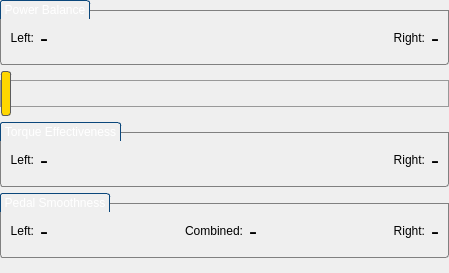
<?xml version="1.0" encoding="UTF-8"?>
<ui version="4.0">
 <class>BalanceWidget</class>
 <widget class="QWidget" name="BalanceWidget">
  <property name="geometry">
   <rect>
    <x>0</x>
    <y>0</y>
    <width>449</width>
    <height>273</height>
   </rect>
  </property>
  <property name="windowTitle">
   <string>Form</string>
  </property>
  <property name="styleSheet">
   <string notr="true"> QSlider::groove:horizontal {
     border: 1px solid #999999;
     height: 25px; /* the groove expands to the size of the slider by default. by giving it a height, it has a fixed size */
	 /* background: qlineargradient(x1:0, y1:0, x2:1, y2:0, stop:0.0 white, stop:0.20 white, stop:0.21 pink, stop:0.39 pink, stop:0.40 white, stop:1.0 white); */
     margin: 2px 0;
 }

 QSlider::handle:horizontal {
     background: gold;
     border: 1px solid #5c5c5c;
     width: 8px;
     margin: -10px 0; /* handle is placed by default on the contents rect of the groove. Expand outside the groove */
     border-radius: 3px;
 }

QGroupBox
{
    background-color:transparent;
    border-bottom-left-radius: 3px;
    border-bottom-right-radius: 3px;
    border: 1px solid #acacac;
	border-color: gray;
	margin-top: 10px;
    
}

QGroupBox::title
{
    subcontrol-origin: margin;	
    border-top-left-radius: 3px;
    border-top-right-radius: 3px;
    border: 1px solid #0b477b;
    border-bottom: none;
    background-color: qlineargradient(x1: 0, y1: 0, x2: 0, y2: 1,
        stop: 0 #005192, stop: 1 #002f60);
    padding: 2 2px;
    color: white;   
}</string>
  </property>
  <layout class="QVBoxLayout" name="verticalLayout">
   <property name="leftMargin">
    <number>0</number>
   </property>
   <property name="topMargin">
    <number>0</number>
   </property>
   <property name="rightMargin">
    <number>0</number>
   </property>
   <property name="bottomMargin">
    <number>0</number>
   </property>
   <item>
    <widget class="QFrame" name="frame">
     <property name="frameShape">
      <enum>QFrame::NoFrame</enum>
     </property>
     <property name="frameShadow">
      <enum>QFrame::Raised</enum>
     </property>
     <layout class="QGridLayout" name="gridLayout">
      <property name="leftMargin">
       <number>0</number>
      </property>
      <property name="topMargin">
       <number>0</number>
      </property>
      <property name="rightMargin">
       <number>0</number>
      </property>
      <property name="bottomMargin">
       <number>0</number>
      </property>
      <item row="4" column="0">
       <spacer name="verticalSpacer_2">
        <property name="orientation">
         <enum>Qt::Vertical</enum>
        </property>
        <property name="sizeHint" stdset="0">
         <size>
          <width>20</width>
          <height>40</height>
         </size>
        </property>
       </spacer>
      </item>
      <item row="1" column="0">
       <widget class="QSlider" name="horizontalSlider">
        <property name="sizePolicy">
         <sizepolicy hsizetype="Expanding" vsizetype="Minimum">
          <horstretch>0</horstretch>
          <verstretch>0</verstretch>
         </sizepolicy>
        </property>
        <property name="minimumSize">
         <size>
          <width>0</width>
          <height>45</height>
         </size>
        </property>
        <property name="maximum">
         <number>100</number>
        </property>
        <property name="value">
         <number>0</number>
        </property>
        <property name="tracking">
         <bool>false</bool>
        </property>
        <property name="orientation">
         <enum>Qt::Horizontal</enum>
        </property>
        <property name="invertedAppearance">
         <bool>false</bool>
        </property>
       </widget>
      </item>
      <item row="3" column="0">
       <widget class="QGroupBox" name="groupBox_2">
        <property name="minimumSize">
         <size>
          <width>0</width>
          <height>65</height>
         </size>
        </property>
        <property name="title">
         <string>Pedal Smoothness</string>
        </property>
        <layout class="QHBoxLayout" name="horizontalLayout_5">
         <item>
          <widget class="QLabel" name="label_unitLeftSmooth">
           <property name="minimumSize">
            <size>
             <width>0</width>
             <height>35</height>
            </size>
           </property>
           <property name="text">
            <string>Left:</string>
           </property>
           <property name="alignment">
            <set>Qt::AlignRight|Qt::AlignTrailing|Qt::AlignVCenter</set>
           </property>
          </widget>
         </item>
         <item>
          <widget class="QLabel" name="label_leftSmoothness">
           <property name="font">
            <font>
             <pointsize>18</pointsize>
            </font>
           </property>
           <property name="text">
            <string>-</string>
           </property>
           <property name="alignment">
            <set>Qt::AlignCenter</set>
           </property>
          </widget>
         </item>
         <item>
          <spacer name="horizontalSpacer_7">
           <property name="orientation">
            <enum>Qt::Horizontal</enum>
           </property>
           <property name="sizeHint" stdset="0">
            <size>
             <width>40</width>
             <height>20</height>
            </size>
           </property>
          </spacer>
         </item>
         <item>
          <widget class="QLabel" name="label_unitCombinedSmooth">
           <property name="minimumSize">
            <size>
             <width>0</width>
             <height>35</height>
            </size>
           </property>
           <property name="text">
            <string>Combined:</string>
           </property>
           <property name="alignment">
            <set>Qt::AlignRight|Qt::AlignTrailing|Qt::AlignVCenter</set>
           </property>
          </widget>
         </item>
         <item>
          <widget class="QLabel" name="label_combinedSmoothness">
           <property name="font">
            <font>
             <pointsize>18</pointsize>
            </font>
           </property>
           <property name="text">
            <string>-</string>
           </property>
           <property name="alignment">
            <set>Qt::AlignCenter</set>
           </property>
          </widget>
         </item>
         <item>
          <spacer name="horizontalSpacer_8">
           <property name="orientation">
            <enum>Qt::Horizontal</enum>
           </property>
           <property name="sizeHint" stdset="0">
            <size>
             <width>40</width>
             <height>20</height>
            </size>
           </property>
          </spacer>
         </item>
         <item>
          <widget class="QLabel" name="label_unitRightSmooth">
           <property name="minimumSize">
            <size>
             <width>0</width>
             <height>35</height>
            </size>
           </property>
           <property name="text">
            <string>Right:</string>
           </property>
           <property name="alignment">
            <set>Qt::AlignRight|Qt::AlignTrailing|Qt::AlignVCenter</set>
           </property>
          </widget>
         </item>
         <item>
          <widget class="QLabel" name="label_rightSmoothness">
           <property name="font">
            <font>
             <pointsize>18</pointsize>
            </font>
           </property>
           <property name="text">
            <string>-</string>
           </property>
           <property name="alignment">
            <set>Qt::AlignCenter</set>
           </property>
          </widget>
         </item>
        </layout>
       </widget>
      </item>
      <item row="2" column="0">
       <widget class="QGroupBox" name="groupBox">
        <property name="minimumSize">
         <size>
          <width>0</width>
          <height>65</height>
         </size>
        </property>
        <property name="title">
         <string>Torque Effectiveness</string>
        </property>
        <layout class="QHBoxLayout" name="horizontalLayout_4">
         <item>
          <widget class="QLabel" name="label_unit_left_5">
           <property name="minimumSize">
            <size>
             <width>0</width>
             <height>35</height>
            </size>
           </property>
           <property name="text">
            <string>Left:</string>
           </property>
           <property name="alignment">
            <set>Qt::AlignRight|Qt::AlignTrailing|Qt::AlignVCenter</set>
           </property>
          </widget>
         </item>
         <item>
          <widget class="QLabel" name="label_leftTorque">
           <property name="font">
            <font>
             <pointsize>18</pointsize>
            </font>
           </property>
           <property name="text">
            <string>-</string>
           </property>
           <property name="alignment">
            <set>Qt::AlignCenter</set>
           </property>
          </widget>
         </item>
         <item>
          <spacer name="horizontalSpacer_6">
           <property name="orientation">
            <enum>Qt::Horizontal</enum>
           </property>
           <property name="sizeHint" stdset="0">
            <size>
             <width>40</width>
             <height>20</height>
            </size>
           </property>
          </spacer>
         </item>
         <item>
          <widget class="QLabel" name="label_unit_left_7">
           <property name="minimumSize">
            <size>
             <width>0</width>
             <height>35</height>
            </size>
           </property>
           <property name="text">
            <string>Right:</string>
           </property>
           <property name="alignment">
            <set>Qt::AlignRight|Qt::AlignTrailing|Qt::AlignVCenter</set>
           </property>
          </widget>
         </item>
         <item>
          <widget class="QLabel" name="label_rightTorque">
           <property name="font">
            <font>
             <pointsize>18</pointsize>
            </font>
           </property>
           <property name="text">
            <string>-</string>
           </property>
           <property name="alignment">
            <set>Qt::AlignCenter</set>
           </property>
          </widget>
         </item>
        </layout>
       </widget>
      </item>
      <item row="0" column="0">
       <widget class="QGroupBox" name="groupBox_3">
        <property name="title">
         <string>Power Balance</string>
        </property>
        <layout class="QHBoxLayout" name="horizontalLayout_6">
         <item>
          <widget class="QLabel" name="label_unit_left">
           <property name="minimumSize">
            <size>
             <width>0</width>
             <height>35</height>
            </size>
           </property>
           <property name="text">
            <string>Left:</string>
           </property>
           <property name="alignment">
            <set>Qt::AlignRight|Qt::AlignTrailing|Qt::AlignVCenter</set>
           </property>
          </widget>
         </item>
         <item>
          <widget class="QLabel" name="label_powerLeft">
           <property name="font">
            <font>
             <pointsize>18</pointsize>
            </font>
           </property>
           <property name="text">
            <string>-</string>
           </property>
           <property name="alignment">
            <set>Qt::AlignCenter</set>
           </property>
          </widget>
         </item>
         <item>
          <spacer name="horizontalSpacer_9">
           <property name="orientation">
            <enum>Qt::Horizontal</enum>
           </property>
           <property name="sizeHint" stdset="0">
            <size>
             <width>40</width>
             <height>20</height>
            </size>
           </property>
          </spacer>
         </item>
         <item>
          <widget class="QLabel" name="label_unit_right">
           <property name="minimumSize">
            <size>
             <width>0</width>
             <height>35</height>
            </size>
           </property>
           <property name="text">
            <string>Right:</string>
           </property>
           <property name="alignment">
            <set>Qt::AlignRight|Qt::AlignTrailing|Qt::AlignVCenter</set>
           </property>
          </widget>
         </item>
         <item>
          <widget class="QLabel" name="label_powerRight">
           <property name="font">
            <font>
             <pointsize>18</pointsize>
            </font>
           </property>
           <property name="text">
            <string>-</string>
           </property>
           <property name="alignment">
            <set>Qt::AlignCenter</set>
           </property>
          </widget>
         </item>
        </layout>
       </widget>
      </item>
     </layout>
    </widget>
   </item>
  </layout>
 </widget>
 <resources/>
 <connections/>
</ui>
